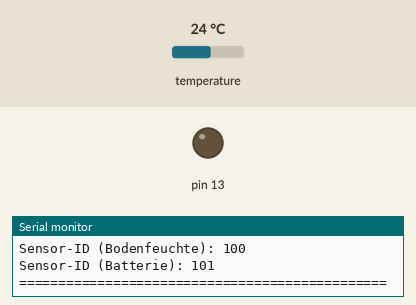
This sketch was run on a simulated Arduino Uno, built with avr-gcc and run on an emulated ATmega328P. Parts: output pins drawn as LEDs (lit = HIGH), the last lines printed to the serial monitor. The test bench sets the inputs (shaded band); at power-on: temperature 24 °C. Pins used as bus, display or sensor lines are not drawn.

Above: at 3.0 s.
At 7.3 s:
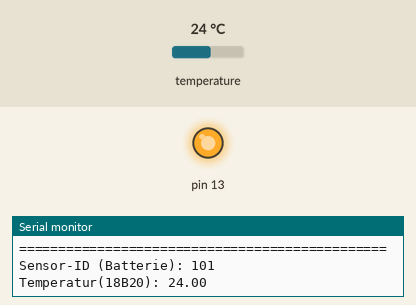
Timing chart, 0 to 15.8 s (numbered marks = the images above):
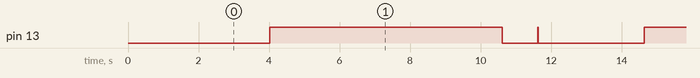

Measured:
- by itself, pin 13: repeats every 10.6 s: LOW 1.0 s, HIGH 0.02 s, LOW 3.0 s, HIGH 6.6 s

The sketch:

Bodenfeuchte_433.ino
```cpp
/************************************************************************
 *  433MHz - Bodenfeuchte-Sensor [FHEM]
 *  Thanks to TantaJu@https://forum.fhem.de/index.php/topic,57460.0.html
 *  used original Mysensor-Sketch as template
 *  juergs, 16.10.2016, initial version.
 *  juergs, 22.10.2016, updated.
 *  *********************************************************************
 *  ATMEL ATTINY 25/45/85 / ARDUINO
 *
 *                      +-\/-+
 *     Ain0 (D 5) PB5  1|    |8  Vcc
 *     Ain3 (D 3) PB3  2|    |7  PB2 (D 2) Ain1 *INT2*
 *     Ain2 (D 4) PB4  3|    |6  PB1 (D 1) pwm1 *INT1*
 *                GND  4|    |5  PB0 (D 0) pwm0 *INT0*
 *                      +----+
 *
 *  Install: ATtiny-Models in Arduino IDE:
 *  http://highlowtech.org/?p=1695
 *
 *  ATTINY:
 *    https://cpldcpu.wordpress.com/2014/04/25/the-nanite-85/
 *    https://thewanderingengineer.com/2014/08/11/pin-change-interrupts-on-attiny85/
 *    http://thegaragelab.com/a-software-uart-for-the-attiny85/
 *    https://github.com/thegaragelab/tinytemplate
 *    https://github.com/thegaragelab/microboot
 *    http://thegaragelab.com/microboot-a-simple-bootloader/
 *
 *    http://dereenigne.org/electronics/arduino/arduino-float-to-string
 *    dtostrf(floatVar, minStringWidthIncDecimalPoint, numVarsAfterDecimal, charBuf);   //#include<stdlib.h>
 *
 * The LaCrosse-protocol (TX2)seems to be:
 *
 *     Bits 0-3: header
 *     Bits 4-11: device ID, changes when replacing the batteries. Unlike in the post linked above, bit 11 does not appear to be a checksum.
 *     Bits 12-15: either 1111 for automatic transmission (once every 60 seconds) or 1011 for manual transmission (using the button in the battery compartment). Manual transmission does not update the weather station.
 *     Bits 16-27: encode the temperature. The system of encoding decimal digits seems to be ditched in favor of a more elegant one: apply a NOT (change 1 to 0 and 0 to 1), convert to base 10, divide by 10 (into a float), subtract 50, and the result is the temperature in C.
 *     Bits 28-35: encode the relative humidity. Apply a NOT, convert to base 10, and the result is the relative humidity in %.
 *     Bits 36-43: appear to encode a checksum (though I plan to double-check if this is not the dew point, also reported by the weather station).

 *     Example:
 *     HHHH 1000 0010 1111 1101 0010 1111 1101 0011 1010 0100
 *     encoding T=22.0C and RH=44%
 *
 *****************************************************************************************************************************************************
 */
#include "Narcoleptic.h"
#include "LaCrosse.h"
#include "OneWire.h"

#define SN "Bodenfeuchte-Sensor-433-Version"
#define SV "1.1 vom 22.10.2016"

//--- conditionals
//--- zum aktivieren Kommentierung entfernen
#define USE_WITH_NANO
#define USE_SEPARATE_BATTERIE_ID
#define USE_WITH_DALLAS_SENSOR
//#define USE_WITH_LED
#define USE_SERIAL_OUTPUT_NANO
//#define USE_SERIAL_OUTPUT_ATTINY

#ifdef USE_WITH_NANO
  #define DALLAS_SENSOR_PIN         10    //   PIN5 = PB0 = D0 - Achtung: MOSI, Jumper zum Programmieren entfernen.
  #define BODENFEUCHTE_SENSOR_PIN   2     //
  #define BODENFEUCHTE_POWER_PIN    11    //
  #define TX_433_PIN                12    //   PIN6 = PB1 = D1 - Achtung: MISO.   PIN_SEND in LaCrosse.cpp
#else
  #define DALLAS_SENSOR_PIN         0     //   PIN5 = PB0 = D0 - Achtung: MOSI, Jumper zum Programmieren entfernen.
  #define BODENFEUCHTE_SENSOR_PIN   3     //
  #define BODENFEUCHTE_POWER_PIN    4     //
  #define TX_433_PIN                1     //   PIN6 = PB1 = D1 - Achtung: MISO.   PIN_SEND in LaCrosse.cpp
#endif

#define SENSORID_BODENFEUCHTE     100     //   Temperatur + Bodenfeuchte (int)
#define SENSORID_BATTERIE         101     //   VCC + Bodenfeuchte (float)

#define OW_ROMCODE_SIZE           8

#ifdef USE_WITH_DALLAS_SENSOR
   //--- die 18B20-Instanz setzen
   OneWire  ds(DALLAS_SENSOR_PIN);     // on arduino port pin PB4 (a 4.7K resistor is necessary, between Vcc and DQ-Pin   1=GND 2=DQ 3=Vcc )
#endif

//--- use with leds?
#define LED_ONTIME       100  // Number of cycles for LEDs to stay on, when only temporary

//-- how many AA Cells do you want? Set 15 per cell, so 1*AA = 15, 2*AA=30
#define MAXBATTERY        15  // Maximum voltage of Battery in 100 mV, for percentage calculation
/*
 * Nothing to normally configure beyond this line, hardware specific configs follow
 */
#define POWERAMV          4   // Output line to provide power for the AMV
#define INPUTFREQ         2   // IRQ input for frequency count. Must be 2 or 3

#define CHILD_ID          0   // Child-Number for Humidity
#define CHILD_TEMP        1   // Child-Number for Temperature, if attached

#define BATTPOWER         1   // ADC Input for Battery-Power, comment out if no Step-Up is used

#define MAIN_PERIOD       162 //998   // 62 How long to count pulses, for a fixed frequency this should be 998 ms (for a total runtime of 1 sec with 1 MHz oscillator)
#define SETTLE_TIME       1000   // Waiting time in ms between powering up AMV and stable frequency

#ifdef WITH_LED
  #define LED_WS          5   // White LED, normal operation
  #define LED_RO          6   // Red LED, Error
  #define LED_MAIN        4   // Mains for LEDs, must be set LOW for LEDs to work
#endif

//--- globals
unsigned int            led_startup;
float                   controller_VCC    = 0.0;
long                    vcc_reading       = 0;
/* Internals to follow, nothing to adjust */
volatile unsigned int   pulsecount        = 0;   // Counter for pulses
unsigned int            average;                 // IIR floating average filter
byte                    led_temporary     = 1;                // Are LEDs jumpered to stay on=0, otherwise 1
unsigned int            loop_counter      = 0;   // Verzögerungs-Timeout-Berechnung

//--- for tx-output
volatile float          bodenfeuchte      = 0.0;
volatile float          batteriespannung  = 0.0;
volatile float          tempDallasCelsius = 0.0;
char                    buf[20];

//--- Temperatursensor-Instanz
OneWire  dallas(DALLAS_SENSOR_PIN);

//---------------------------------------------------------------------
//---------------------------------------------------------------------
//--- Prototypes
float DoBodenFeuchteMeasurement(void);
float ReadSingleOneWireSensor(OneWire ds);
long readVcc(void);
//---------------------------------------------------------------------
//---------------------------------------------------------------------
void setup()
{
  //--- setup code here

  #ifdef USE_WITH_NANO
      #ifdef USE_SERIAL_OUTPUT_NANO
        Serial.begin(57600);
        delay(2000);
        Serial.println("===============================================");
        Serial.println("Start Bodenfeuchte-Sensor.");
        Serial.print("Sensor-ID (Bodenfeuchte): ");
        Serial.println(SENSORID_BODENFEUCHTE);
        Serial.print("Sensor-ID (Batterie): ");
        Serial.println(SENSORID_BATTERIE);
        Serial.println("===============================================");
      #endif
      pinMode(13, OUTPUT);
      digitalWrite(13,LOW);
   #endif

  //--- make power-line for AMV output and low
  pinMode(POWERAMV, OUTPUT);
  digitalWrite(POWERAMV,LOW);

  //--- preset SensorId & TX instance
  LaCrosse.bSensorId = SENSORID_BODENFEUCHTE;
  LaCrosse.setTxPinMode(OUTPUT);
}
//---------------------------------------------------------------------
void loop()
{
  delay(1000);
  // put your main code here, to run repeatedly:
  #ifdef USE_WITH_NANO
/*    Serial.print("Temp.: ");
    Serial.print(( (float) temp_mittel/10.0) + temp_offset, 1);
    Serial.print(" Druck: ");
    Serial.print(((float)druck_mittel/100.0)+druck_offset, 2);
    Serial.print(" Druck[corr]: ");
   Serial.println((float) luftdruck, 2);
*/
  #endif

  delay(1000); // ms, remove on productive

  #ifdef USE_WITH_NANO
    digitalWrite(13,HIGH);
  #endif

  //--- Betriebsspannung auslesen
  vcc_reading = readVcc();
  float controllerVCC =  vcc_reading / 1000.0; //--- from mV to Volt

  //--- Bodenfeuchte auslesen
  bodenfeuchte = DoBodenFeuchteMeasurement();

  //--- 18B20 get temperature
  float temp = ReadSingleOneWireSensor(dallas);

  #ifdef USE_WITH_NANO
    #ifdef USE_SERIAL_OUTPUT_NANO
      Serial.print("Sensor-ID (Batterie): ");
      Serial.println(SENSORID_BATTERIE);
      Serial.print("Temperatur(18B20): ");
      Serial.println(temp);
    #endif
  #endif

  // *** Bodenfeuchte-Zählerstand senden
  //     transfer measured values through LaCrosse-TX2-instance
  LaCrosse.bSensorId = SENSORID_BODENFEUCHTE;
  LaCrosse.t = temp;         //--- alias temperature;
  LaCrosse.h = bodenfeuchte;    //--- alias humidity;
  LaCrosse.sendTemperature();
  LaCrosse.sleep(1);        /* 1 second, no power-reduction! see impact on powersave */
  LaCrosse.sendHumidity();
  LaCrosse.sleep(1);        /* 1 second, no power-reduction! see impact on powersave */

  // *** Batteriespannung senden
  #ifdef USE_SEPARATE_BATTERIE_ID
    LaCrosse.bSensorId = SENSORID_BATTERIE;
  #endif
  LaCrosse.t = float(bodenfeuchte) / 1000;
  LaCrosse.sendTemperature();
  LaCrosse.sleep(1);        /* 1 second, no power-reduction! see impact on powersave */
  LaCrosse.h = controllerVCC;        //--- alias humidity;
  LaCrosse.sendHumidity();

  #ifdef USE_WITH_NANO
    digitalWrite(13,LOW);
  #endif

  LaCrosse.sleep(1);        /* 1 second, no power-reduction! */

  #ifdef USE_WITH_NANO
    digitalWrite(13,HIGH);

    #ifdef USE_SERIAL_OUTPUT_NANO
      Serial.print("VCC (int) = ");
      Serial.println(vcc_reading,DEC);
      Serial.print("VCC (float) = ");
      Serial.println(controllerVCC);
      Serial.println("===============================================");
      Serial.print("Sensor-ID (Bodenfeuchte): ");
      Serial.println(SENSORID_BODENFEUCHTE);
      Serial.print("Bodenfeuchte (int)   = ");
      Serial.println(bodenfeuchte,0);
      Serial.print("Bodenfeuchte (float) = ");
      Serial.println(float(bodenfeuchte) / 1000);
    #endif

    digitalWrite(13,LOW);

    delay(1000);     //--- as test repetition
    //delay(60000);  // ms

  #else
    Narcoleptic.delay_minutes(3);
  #endif
}
//---------------------------------------------------------------------
void myinthandler(void)   // interrupt handler
{
    pulsecount++;
    //Serial.print("PulseCount:") ;
    //Serial.println(pulsecount);
}
//---------------------------------------------------------------------
float DoBodenFeuchteMeasurement(void)
{
    //--- [1] startUp Multivibrator
    pinMode(INPUTFREQ, INPUT);
    pinMode(POWERAMV, OUTPUT);
    digitalWrite(POWERAMV, HIGH);   //--- power up sensor circuit

    //--- [2] wait for settle
    delay(SETTLE_TIME);

    //--- [3] Prepare measurement
    pulsecount = 0;
    #if INPUTFREQ == 2
        attachInterrupt(0, myinthandler, FALLING); // IRQ D2 low to high
    #elif INPUTFREQ == 3
        attachInterrupt(1, myinthandler, FALLING); // IRQ D3 low to high
    #else
      #error "Frequency input must be D2 or D3"
    #endif

    //--- [4] wait for measurement to finalize, wait for interrupt actions
    delay (MAIN_PERIOD);

    //--- [5] store actual counter value
    //---     register counts per period (frequency) and calculate IIR
    unsigned long _pulses = pulsecount;
    pulsecount = 0;

    //--- simple IIR, floating average
    average += _pulses;
    if(average != _pulses)    //--- during startup both are equal
      average >>= 1;

    //---[6] stop measuring and AMV
    digitalWrite(POWERAMV, LOW);
    #if INPUTFREQ == 2
          detachInterrupt(0);
    #elif INPUTFREQ == 3
          detachInterrupt(1);
    #else
      #error "Frequency input must be D2 or D3"
    #endif

    pinMode(INPUTFREQ, INPUT);

    //--- [7] as result set reading  for TX
   return ((float) average);
}
//-------------------------------------------------------------------------
float ReadSingleOneWireSensor(OneWire ds)
{
  //--- h + t variables holding measurement results
  //--- we do not have a humidity sensor, preset a fictive value
  float dallas_temperatur = 123.123;

  //--- 18B20 stuff
  byte i;
  byte present = 0;
  byte type_s;
  byte data[12];
  byte addr[8];
  float celsius, fahrenheit;

  if (!ds.search(addr))
  {
    ds.reset_search();
    delay(250);
    return dallas_temperatur ;
  }

  if (OneWire::crc8(addr, 7) != addr[7])
  {
    //Serial.println("CRC is not valid!");
    //--- blink Led instead?
    return dallas_temperatur;
  }

  //--- the first ROM byte indicates which chip
  switch (addr[0])
  {
  case 0x10:
    //Serial.println("  Chip = DS18S20");  // or old DS1820
    type_s = 1;
    break;
  case 0x28:
    //Serial.println("  Chip = DS18B20");
    type_s = 0;
    break;
  case 0x22:
    //Serial.println("  Chip = DS1822");
    type_s = 0;
    break;
  default:
    //Serial.println("Device is not a DS18x20 family device.");
    return dallas_temperatur;
  }

  ds.reset();
  ds.select(addr);
  ds.write(0x44,1);        // start conversion, use alternatively ds.write(0x44,1) with parasite power on at the end

  delay(1000);     // maybe 750ms is enough, maybe not
           // we might do a ds.depower() here, but the reset will take care of it.

  ds.reset();
  ds.select(addr);
  ds.write(0xBE);           //--- read scratchpad

  for (i = 0; i < 9; i++)
  {
    //--- we need 9 bytes
    data[i] = ds.read();
  }
  //--- Convert the data to actual temperature
  //--- because the result is a 16 bit signed integer, it should
  //--- be stored to an "int16_t" type, which is always 16 bits
  //--- even when compiled on a 32 bit processor.
  int16_t raw = (data[1] << 8) | data[0];
  if (type_s)
  {
    raw = raw << 3;     //--- 9 bit resolution default
    if (data[7] == 0x10)
    {
      //--- "count remain" gives full 12 bit resolution
      raw = (raw & 0xFFF0) + 12 - data[6];
    };
  }
  else
  {
    byte cfg = (data[4] & 0x60);
    // at lower res, the low bits are undefined, so let's zero them
    if (cfg == 0x00) raw = raw & ~7;  // 9 bit resolution, 93.75 ms
    else if (cfg == 0x20) raw = raw & ~3; // 10 bit res, 187.5 ms
    else if (cfg == 0x40) raw = raw & ~1; // 11 bit res, 375 ms
                 //// default is 12 bit resolution, 750 ms conversion time
  };

  celsius = (float)raw / 16.0;
  //fahrenheit = celsius * 1.8 + 32.0;

  //--- t (float) is sended value  by LaCrosse,
  // use alternatively LaCrosse.setSensorId(id)
  dallas_temperatur = celsius;

  //---- Check if any reads failed and exit early (to try again).
  if (isnan(dallas_temperatur) )
  {
    // led blink?
    //--- signalize error condition
    dallas_temperatur = -99.0;
  }

  //Serial.print ("+++ Temp in Grad [dallas_temperatur]: " );
  //Serial.println (dallas_temperatur );

  return dallas_temperatur;
};
//---------------------------------------------------------------------
//--- Helpers
//---------------------------------------------------------------------
long readVcc(void)
{
  //--- read 1.1V reference against AVcc
  //--- set the reference to Vcc and the measurement to the internal 1.1V reference
  #if defined(__AVR_ATmega32U4__) || defined(__AVR_ATmega1280__) || defined(__AVR_ATmega2560__)
    ADMUX = _BV(REFS0) | _BV(MUX4) | _BV(MUX3) | _BV(MUX2) | _BV(MUX1);
  #elif defined (__AVR_ATtiny24__) || defined(__AVR_ATtiny44__) || defined(__AVR_ATtiny84__)
    ADMUX = _BV(MUX5) | _BV(MUX0);
  #elif defined (__AVR_ATtiny25__) || defined(__AVR_ATtiny45__) || defined(__AVR_ATtiny85__)
    ADMUX = _BV(MUX3) | _BV(MUX2);
  #else
    ADMUX = _BV(REFS0) | _BV(MUX3) | _BV(MUX2) | _BV(MUX1);
  #endif

  delay(2); // Wait for Vref to settle

  ADCSRA |= _BV(ADSC); // Start conversion
  while (bit_is_set(ADCSRA,ADSC)); // measuring

  uint8_t low  = ADCL; // must read ADCL first - it then locks ADCH
  uint8_t high = ADCH; // unlocks both

  long result = (high<<8) | low;

  /***************************************************************************************
  *        internal1.1Ref = 1.1 * Vcc1 (per voltmeter) / Vcc2 (per readVcc() function)
  *                         = 1.1 * 5126 / 5258 => 1.09 ==> 1.09*1023*1000 = 1097049
  ****************************************************************************************/

  result = 1125300L / result; // Calculate Vcc (in mV); 1125300 = 1.1*1023*1000

  //result = 1097049L / result; // korrigierter Wert bei 3V3 muss fuer jeden Controller bestimmt werden, obiger Wert scheint allgemeiner zu sein.

  return result; // Vcc in millivolts
}
//-------------------------------------------------------------------------
//---------------------------------------------------------------------
// <eof>
//---------------------------------------------------------------------
```

LaCrosse.h
```cpp
/* LaCrosse - Header */

#ifndef LaCrosse_h
	#define LaCrosse_h

		#include <Arduino.h>
		#include <inttypes.h>
		#include <stdbool.h>

	class LaCrosseClass
	{
	  public:
		  void setTxPinMode(byte value);
		  void setSensorId(byte SensorId);
		  void sendTemperature();
		  void sendHumidity();
      void sendPress();
		  void sleep(int sek);
		  //--- Temperature and Hunidity
		  float t, h;
		  byte bSensorId;
	  private:
		void O();
		void I();
		void CalcNibles();
		void SendNibble(int i);
		void sendNibles();
		void CalcTemp();
		void CalcHum();
    void CalcPress();
		int freeRam();
	};

	extern LaCrosseClass LaCrosse;

#endif
```

Narcoleptic.h
```cpp
// (licence header left out)
#ifndef Narcoleptic_h
#define Narcoleptic_h

#include <inttypes.h>
#include <stdbool.h>

class NarcolepticClass
{
  public:
    void delay_millis(unsigned int milliseconds);
	  void delay_minutes(int minutes);
  private:
    void sleep(uint8_t);
};
extern NarcolepticClass Narcoleptic;

#endif
```

Source omitted: LaCrosse.cpp (5949 bytes), Narcoleptic.cpp (3029 bytes)
